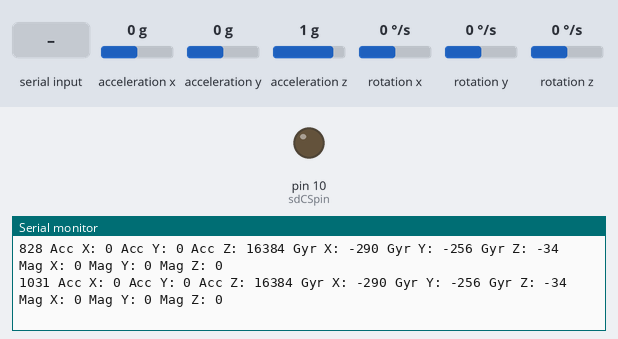
Recording of a sketch running on a simulated Arduino Uno, built with avr-gcc and run on an emulated ATmega328P. Shown: output pins drawn as LEDs (lit = HIGH), the last lines printed to the serial monitor. The test bench sets the inputs (shaded band); at power-on: acceleration x 0 g, acceleration y 0 g, acceleration z 1 g, rotation x 0 °/s, rotation y 0 °/s, rotation z 0 °/s. Storage starts empty.

Above: at 1.2 s.
1.3 s: "c\n" received over Serial
At 1.8 s:
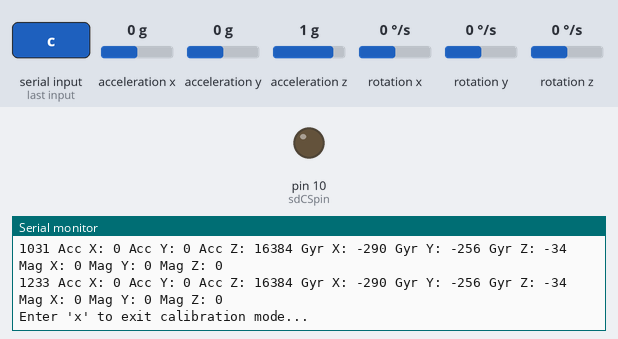
At 4.5 s:
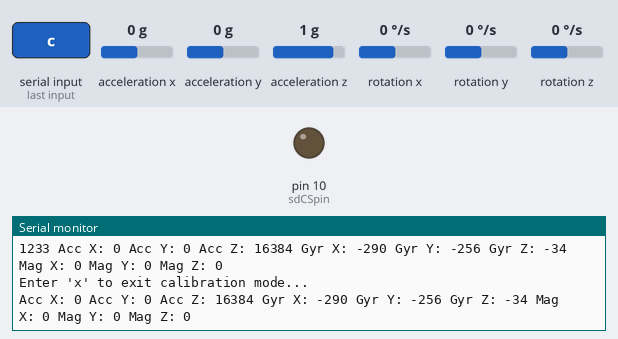
Timing chart, 0 to 6.0 s (numbered marks = the images above; inputs shaded):
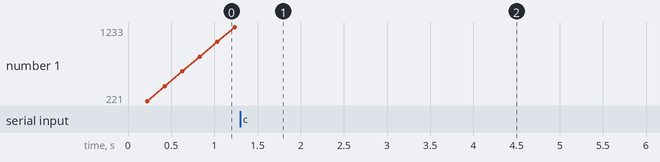

The sketch:

RFR_2014_Data_Acq.ino
```cpp
/*

 IMUDatalogger
 Written by Kevin Zheng
 11/22/2013

 SD Card on SPI bus as follows
 MOSI: D11
 MISO: D12
 CLK:  D13
 CS:   D10

 Logs raw data from MinIMU-v2 from Pololu
 i2c Accelerometer/Magnetometer and gyroscope board
 */

#include <Wire.h>
#include <L3G.h>
#include <LSM303.h>
#include <SD.h>

L3G imu_gyro;
LSM303 imu_accmag;

// chip select pin of SD card
const int sdCSpin = 10;

// timers for intervals
unsigned long lastPrint,lastWrite;
int printDelay = 200;
int writeDelay = 200;
boolean enableWrite = true;

// calibration offset values
int c_acc_x = 0;
int c_acc_y = 0;
int c_acc_z = 0;
int c_gyr_x = -290;
int c_gyr_y = -256;
int c_gyr_z = -34;
int c_mag_x = 0;
int c_mag_y = 0;
int c_mag_z = 0;

// output calibrated values
int o_acc_x, o_acc_y, o_acc_z, o_gyr_x, o_gyr_y, o_gyr_z, o_mag_x, o_mag_y, o_mag_z;

void setup()
{
  Serial.begin(115200);
  Wire.begin();

  // SPI protocol on Arduino mandates hardware CS pin be set as output
  pinMode(10, OUTPUT);
  // initialize SD card
  initialize_sd_card();
  // initialize IMU sensors
  initialize_imu_sensors();
  lastPrint = millis();
  lastWrite = millis();
}

void loop()
{
  collectDataStream();
  if(millis() - lastPrint > printDelay)
  {
    lastPrint = millis();
    printDataStream();
  }
  if(enableWrite)
  {
    if(millis() - lastWrite > writeDelay)
    {
      lastWrite = millis();
      writeDataStream();
    }
  }

  // serial command parsing
  if(Serial.available() > 0)
  {
    int serialBuffer = Serial.read();
    switch(serialBuffer)
    {
    //case 'h':
      //Serial.println("'c' for calibration mode\n'o' to enable datalogging\n'f' to disable datalogging\n'd' to delete log file");
      //break;
    case 'c':
      calibrationMode();
      break;
    case 'o':
      Serial.println("Datalogging enabled!");
      enableWrite = true;
      break;
    case 'f':
      Serial.println("Datalogging disabled!");
      enableWrite = false;
      break;
    case 'd':
      deleteLogfile();
      break;
    }
  }
}

void initialize_sd_card()
{
  Serial.println("SD Card Initialization...");

  // perform SD card initialization
  if (!SD.begin(sdCSpin))
  {
    Serial.println("Error: Card not present or defective! Datalogging disabled!");
    enableWrite = false;
  }
  else Serial.println("Card Initialization Complete");
}

void initialize_imu_sensors()
{
  // initialize l3g gyroscope, check type
  if (!imu_gyro.init())
  {
    Serial.println("Gyroscope detection failure! Halting program!");
    // freeze application
    while(1);
  }
  imu_gyro.enableDefault();
  // initialize lsm303 magnetometer and accelerometer
  imu_accmag.init();
  imu_accmag.enableDefault();
}

void collectDataStream()
{
  imu_gyro.read();
  imu_accmag.read();
  o_acc_x = (int)imu_accmag.a.x + c_acc_x;
  o_acc_y = (int)imu_accmag.a.y + c_acc_y;
  o_acc_z = (int)imu_accmag.a.z + c_acc_z;
  o_gyr_x = (int)imu_gyro.g.x + c_gyr_x;
  o_gyr_y = (int)imu_gyro.g.y + c_gyr_y;
  o_gyr_z = (int)imu_gyro.g.z + c_gyr_z;
  o_mag_x = (int)imu_accmag.m.x + c_mag_x;
  o_mag_y = (int)imu_accmag.m.y + c_mag_y;
  o_mag_z = (int)imu_accmag.m.z + c_mag_z;
}

void printDataStream()
{
  // print accelerometer data
  Serial.print(millis());
  Serial.print(" Acc X: ");
  Serial.print(o_acc_x);
  Serial.print(" Acc Y: ");
  Serial.print(o_acc_y);
  Serial.print(" Acc Z: ");
  Serial.print(o_acc_z);

  // print gyroscope data
  Serial.print(" Gyr X: ");
  Serial.print(o_gyr_x);
  Serial.print(" Gyr Y: ");
  Serial.print(o_gyr_y);
  Serial.print(" Gyr Z: ");
  Serial.print(o_gyr_z);

  // print magnetometer data
  Serial.print(" Mag X: ");
  Serial.print(o_mag_x);
  Serial.print(" Mag Y: ");
  Serial.print(o_mag_y);
  Serial.print(" Mag Z: ");
  Serial.print(o_mag_z);

  // line break
  Serial.print("\n");
}

void writeDataStream()
{

  File dataFile = SD.open("IMU_DATA.CSV", FILE_WRITE);
  // confirm data file is writable and perform write operation
  if(dataFile)
  {
    // logs CSV of form "acc_x,acc_y,acc_z,gyr_x,gyr_y,gyr_z,mag_x,mag_y,mag_z"
    // log accelerometer data
    dataFile.print(millis());
    dataFile.print(",");
    dataFile.print(o_acc_x);
    dataFile.print(",");
    dataFile.print(o_acc_y);
    dataFile.print(",");
    dataFile.print(o_acc_z);

    // log gyroscope data
    dataFile.print(",");
    dataFile.print(o_gyr_x);
    dataFile.print(",");
    dataFile.print(o_gyr_y);
    dataFile.print(",");
    dataFile.print(o_gyr_z);

    // log magnetometer data
    dataFile.print(",");
    dataFile.print(o_mag_x);
    dataFile.print(",");
    dataFile.print(o_mag_y);
    dataFile.print(",");
    dataFile.print(o_mag_z);
    dataFile.println("");
    dataFile.close();
  }
  // throw error if file fails to open
  else
  {
    Serial.println("Failed to open IMU_DATA.CSV! Disabling datalogging!");
    enableWrite = false;
  }
}

void calibrationMode()
{
  Serial.println("Enter 'x' to exit calibration mode...");
  boolean exit = false;
  // samples rapidly 100 values, averages those 100 values and reports back
  // testing samples prefixed with "t"
  while(!exit)
  {
    long t_acc_x = 0;
    long t_acc_y = 0;
    long t_acc_z = 0;
    long t_gyr_x = 0;
    long t_gyr_y = 0;
    long t_gyr_z = 0;
    long t_mag_x = 0;
    long t_mag_y = 0;
    long t_mag_z = 0;
    if(Serial.available() > 0)
    {
      if(Serial.read() == 'x') exit = true;
    }
    for(int i = 0; i < 1000; i++)
    {
      collectDataStream();
      t_acc_x += o_acc_x;
      t_acc_y += o_acc_y;
      t_acc_z += o_acc_z;
      t_gyr_x += o_gyr_x;
      t_gyr_y += o_gyr_y;
      t_gyr_z += o_gyr_z;
      t_mag_x += o_mag_x;
      t_mag_y += o_mag_y;
      t_mag_z += o_mag_z;
    }
    Serial.print("Acc X: ");
    Serial.print(t_acc_x/1000);
    Serial.print(" Acc Y: ");
    Serial.print(t_acc_y/1000);
    Serial.print(" Acc Z: ");
    Serial.print(t_acc_z/1000);
    Serial.print(" Gyr X: ");
    Serial.print(t_gyr_x/1000);
    Serial.print(" Gyr Y: ");
    Serial.print(t_gyr_y/1000);
    Serial.print(" Gyr Z: ");
    Serial.print(t_gyr_z/1000);
    Serial.print(" Mag X: ");
    Serial.print(t_mag_x/1000);
    Serial.print(" Mag Y: ");
    Serial.print(t_mag_y/1000);
    Serial.print(" Mag Z: ");
    Serial.print(t_mag_z/1000);
    Serial.println("");
  }
}

void deleteLogfile()
{
  Serial.println("Are you sure you want to delete the log file IMU_DATA.CSV (y/n)?");
  boolean exit = false;
  while(!exit)
  {
    if(Serial.available() > 0)
    {
      int serialBuffer = Serial.read();
      switch(serialBuffer)
      {
      case 'y':
        SD.remove("IMU_DATA.CSV");
        Serial.println("Log file permanently deleted!");
        exit = true;
        break;
      case 'n':
        Serial.println("Log file not deleted.");
        exit = true;
        break;
      }
    }
  }
}
```

Measured:
- after the input at 1.3 s, the serial monitor: prints a new line at once (image 1)
